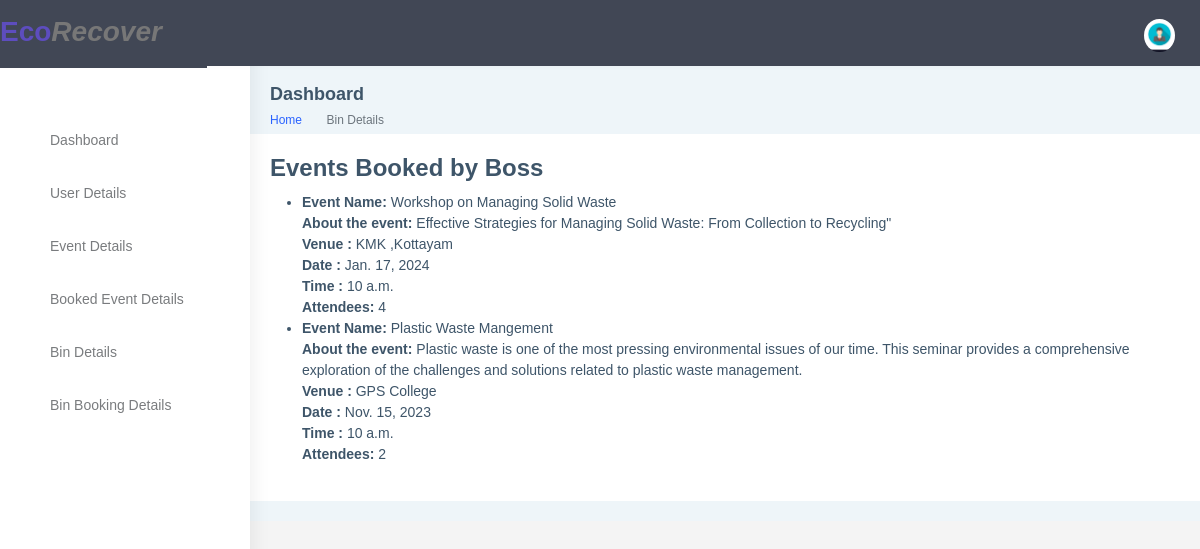
/user-booked-events/ (signed in), run on an earlier commit of the app's database.
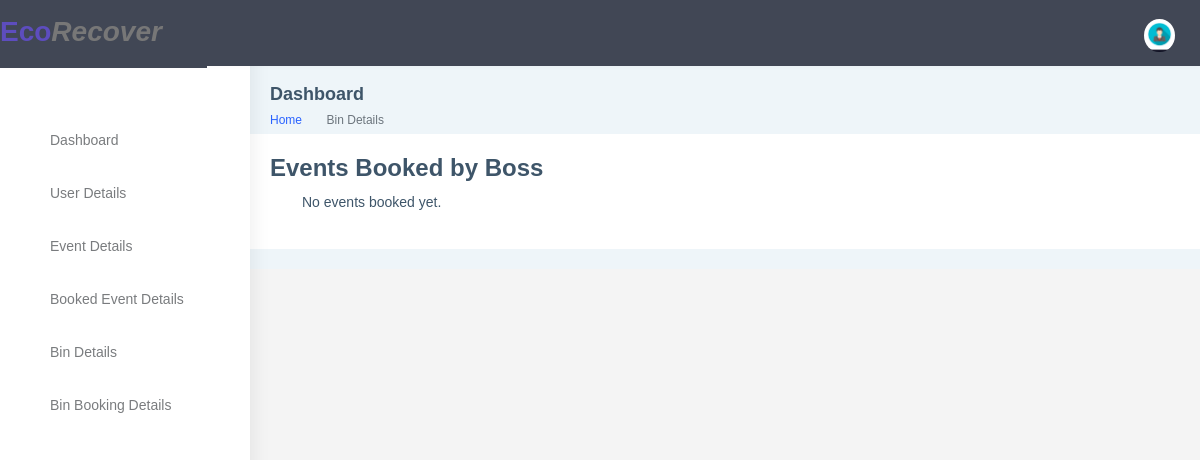
And on a later commit of the database.
### app32/models.py (models this page shows, shortened)
class EventBooking(models.Model):
    booking_id = models.CharField(max_length=20, primary_key=True)
    user = models.ForeignKey(User, on_delete=models.CASCADE, default=None)
    event = models.ForeignKey(Event, on_delete=models.CASCADE, default=None)
    attendees = models.PositiveIntegerField()

class Event(models.Model):
    user = models.ForeignKey(User, on_delete=models.CASCADE, default=None)
    name = models.CharField(max_length=200)
    description = models.TextField()
    date = models.DateField()
    time = models.TimeField()
    location = models.CharField(max_length=200)
    max_participants = models.IntegerField(default=0)
    image = models.ImageField(upload_to='event_images/', null=True, blank=True)
    event_id = models.CharField(max_length=20, primary_key=True, default=None)
    category = models.CharField(max_length=50, default=None, choices=[
        ('category1', 'Environmental Cleanup Campaign'),
        ('category2', 'Waste Management Seminar'),
        ('category3', 'Expo'),
        ('category4', 'Composting Workshop'),
        ('category5', 'Environmental Hackathon'),
    ])

### app32/views.py (the view)
# urls.py: path('user-booked-events/', views.user_booked_events, name='user_booked_events'),
@never_cache
@login_required(login_url='loginn')
def user_booked_events(request):
    if not request.user.is_authenticated:
        return render(request, 'auth/login.html')
    booked_events = EventBooking.objects.filter(user=request.user)
    context = {
        'booked_events': booked_events,
    }
    return render(request, 'event/user_booked_events.html', context)

### templates/event/user_booked_events.html (shortened to what the changed rows need)
{% load static %}
<!DOCTYPE html>
<html dir="ltr" lang="en">
<head>
    <link href="{% static 'assets/libs/chartist/dist/chartist.min.css' %}" rel="stylesheet">
    <link href="{% static 'dist/css/style.min.css' %}" rel="stylesheet">
</head>
<body>
  <div id="main-wrapper" data-layout="vertical" data-navbarbg="skin5" data-sidebartype="full"
      data-sidebar-position="absolute" data-header-position="absolute" data-boxed-layout="full">
        <div class="page-wrapper">
            <div class="row">
              <div class="col-md-8">
                  <div class="card">
                      <div class="card-body">
<html lang="en">
<head>
</head>
<body>
    <h1>Events Booked by {{ user.username }}</h1>
    <ul>
        {% for event_booking in booked_events %}
            <li>
                <strong>Event Name:</strong> {{ event_booking.event.name }}<br>
                <strong>About the event:</strong> {{ event_booking.event.description }}<br>
                <strong>Venue :</strong> {{ event_booking.event.location }}<br>
                <strong>Date :</strong> {{ event_booking.event.date }}<br>
                <strong>Time :</strong> {{ event_booking.event.time }}<br>
                <strong>Attendees:</strong> {{ event_booking.attendees }}<br>
            </li>
        {% empty %}
            <p>No events booked yet.</p>
        {% endfor %}
    </ul>
</body>
</html>

What changed in the data, as far as the page shows it:
removed EventBooking: event.name "Workshop on Managing Solid Waste", event.description "Effective Strategies for Managing Solid Waste: From Collection to Recycling\"", event.location "KMK ,Kottayam", event "Jan. 17, 2024", event.time "10 a.m.", attendees "4"
removed EventBooking: event.name "Plastic Waste Mangement", event.description "Plastic waste is one of the most pressing environmental issues of our time. This seminar provides a comprehensive exploration of the challenges and solutions related to plastic waste management.", event.location "GPS College", event "Nov. 15, 2023", event.time "10 a.m.", attendees "2"
Also different on the page:
text now shown: "No events booked yet."
